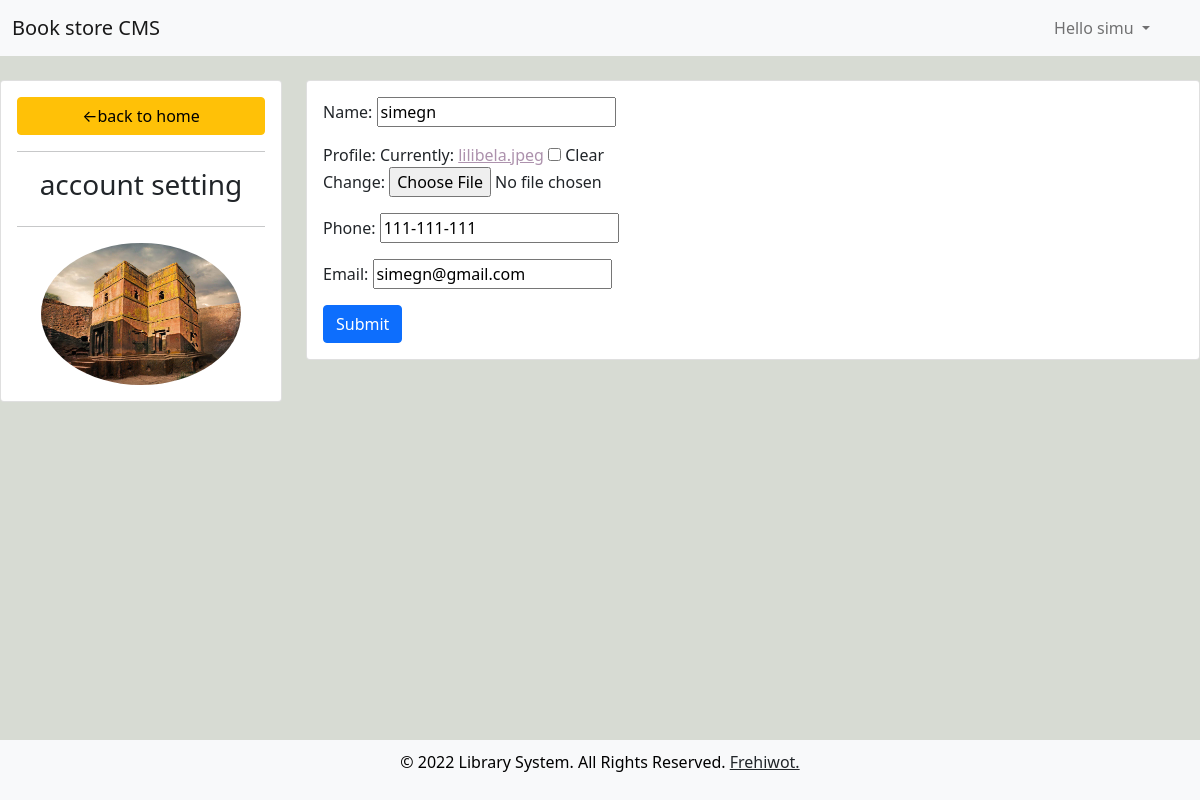
/account/ (signed in), run on the app's committed database.
### members/models.py (models this page shows, shortened)
class Customer(models.Model):
    user=models.OneToOneField(User,null=True, on_delete=models.CASCADE)
    name=models.CharField(max_length=200, null=True)
    profile=models.ImageField(default="pp1.PNG",null=True,blank=True)
    phone=models.CharField(max_length=20, null=True)
    email=models.CharField(max_length=200, null=True)
    date_created=models.DateTimeField(auto_now_add=True, null=True)

### members/decoraters.py (the view)
        def wrapper_func(request,*args,**kwargs):
            group=None
            if request.user.groups.exists():
                group = request.user.groups.all()[0].name
            if group in allowed_roles:
                return view_func(request,*args,**kwargs)
            else:
                return HttpResponse('you are not authorized')

### members/forms.py
class CustomerForm(ModelForm):
    class Meta:
        model=Customer
        fields ='__all__'
        exclude=['user']

### members/decoraters.py (called while the page is built)
def allowed_users(allowed_roles=[]):
    def decorater(view_func):
        def wrapper_func(request,*args,**kwargs):
            group=None
            if request.user.groups.exists():
                group = request.user.groups.all()[0].name
            if group in allowed_roles:
                return view_func(request,*args,**kwargs)
            else:
                return HttpResponse('you are not authorized')
        return wrapper_func
    return decorater

### members/views.py (called while the page is built)
@login_required(login_url='login')
@allowed_users(allowed_roles=['customer'])
def account_setting(request):
    customer=request.user.customer
    form=CustomerForm(instance=customer)
    if request.method == 'POST':
        form=CustomerForm(request.POST, request.FILES,instance=customer)
        if form.is_valid:
            form.save()
    context={'form':form}
    return render(request, 'member_setting.html',context)

### members/templates/member_setting.html (shortened to what this page needs)
{% extends 'base.html' %}
{% block content %}
<br>
<div class="row">
    <div class="col-md-3">
        <div class="card card-body">
            <a class="btn btn-warning" href="{% url 'home' %}">&#8592;back to home</a>
            <hr>
            <h3 style="text-align: center;">account setting</h3>
            <hr>
            {%if request.user.customer.profile%}
            <img class="profile-pic" src="{{request.user.customer.profile.url}}">
            {%endif%}
        </div>
    </div>
    <div class="col-md-9">
        <div class="card card-body">
            <form method="POST" action="" enctype="multipart/form-data">
                {{form.as_p}}
                <input class="btn btn-primary" type="submit" name="Update info">
            </form>
        </div>
    </div>
</div>
{%endblock%}

### members/templates/navbar.html (shortened to what this page needs)
{% load static %}
<head>
</head>
<nav class="navbar navbar-expand-lg navbar-light bg-light">
  <div class="container-fluid">
    {%if not request.user.is_staff%}
    <a class="navbar-brand" href="{% url 'user-page' %}">Book store CMS</a>
    {% endif %}
    <div class="collapse navbar-collapse" id="navbarNav">
      <ul class="navbar-nav">
        <li class="nav-item dropdown" style="margin-left: 870px">
          <a
            class="nav-link dropdown-toggle"
            href="#"
            id="navbarDropdownMenuLink"
            role="button"
            data-bs-toggle="dropdown"
            aria-expanded="false"
          >
            Hello {{request.user}}
          </a>
        </li>
      </ul>
    </div>
  </div>
</nav>

### members/templates/base.html (style rules this page uses)
body { background-color: #d7dbd3; display: flex; flex-direction: column; min-height: 100vh; }
a { color: #ad92ad; }

### members/templates/member_setting.html (style rules this page uses)
.profile-pic { max-width: 200px; max-height: 200px; margin: 0 auto; border-radius: 50%; }

### data on the page
Customer: name "simegn", phone "111-111-111", email "simegn@gmail.com"

### other printed values
{{ request.user }} "simu"
